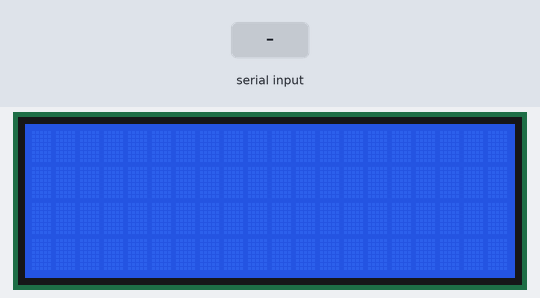
Bench run of a sketch on a simulated Arduino Uno, built with avr-gcc and run on an emulated ATmega328P. On the bench: 20×4 character LCD. The inputs (shaded band) are chosen by the test bench. What the sketch prints to the serial monitor is not drawn.

Above: at 1.2 s.
1.3 s: "90,45:" received over Serial
At 2.6 s:
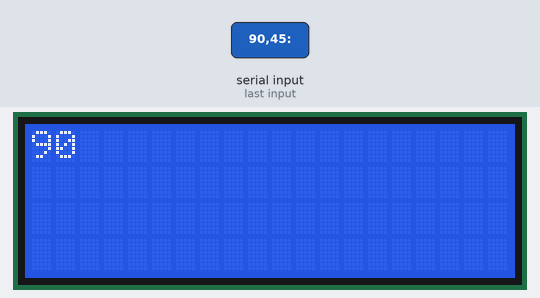
At 5.5 s:
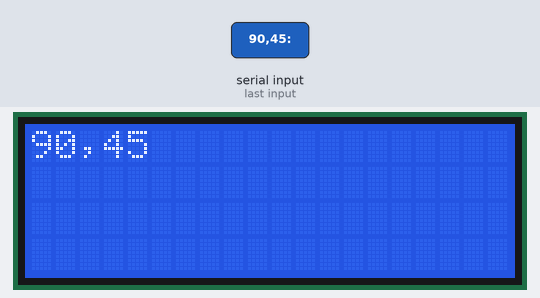
Timing chart, 0 to 7.0 s (numbered marks = the images above; inputs shaded):
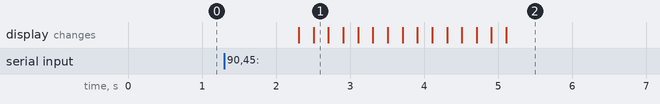

The sketch:

Palabra_Serial.ino
```cpp
#include <LiquidCrystal.h>    // Librería para la LCD

LiquidCrystal lcd(13, 12, 11, 10, 9, 8); //Pines que usamos para el LCD
void setup() {
  Serial.begin(9600);
  lcd.begin(20,4);               // Iniciamos comunicación serial y podemos ingresar una palabra de máximo 8 caracteres
  lcd.setCursor(0,0);


}

void loop() {

        String string = Serial.readStringUntil(':');
        if(string != ""){

            String pos = Serial.readStringUntil('&');
            int int_pos=pos.toInt();
            Serial.println("Pos");
            Serial.println(int_pos);                                 // Ingresamos la palabra que se va a visualizar en el LCD
            Serial.println(string);
            Serial.println(string.length());
             lcd.clear();
             char vector[string.length()] {};
            for(int i=0; i<=(string.length()-1); i++) {
             vector[i]=string.charAt(i);
                Serial.println(vector[i]);
        }

         for(int i=0; i<=(string.length()-1); i++) {
             vector[i]=string.charAt(i);                          // Desplazamos la palabra a la derecha de la LCD
             lcd.setCursor(i,0);
              lcd.print(vector[i]);
              delay(200);
        }


           for(int i=(string.length()-1); i>=0; i--) {                //  Rotamos la palabra ingresada

             lcd.setCursor(i,0);
              lcd.print(" ");
              delay(200);
        }


        for(int i=(string.length()-1); i>=0; i--) {                 // Desplazamos la palabra rotada a la izquierda de la LCD
             vector[i]=string.charAt(i);
             lcd.setCursor(i,0);
              lcd.print(vector[i]);
              delay(200);
        }

    }


}
```

Measured:
- after the input at 1.3 s, the display: first changes after 1.0 s (image 1 shows a later state)
